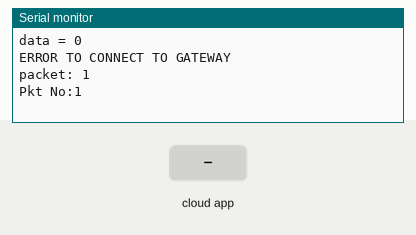
The sketch below on a simulated ESP8266 (NodeMCU). Shown: the last lines printed to the serial monitor. The test bench sets the inputs (shaded band). WiFi joins after 1.5 s; servers stay silent unless stated; a WiFi scan finds three made-up networks; uploads are accepted with an empty reply; no radio packets arrive unless stated; the Firebase database answers and starts empty.

Above: at 3.8 s.
3.9 s: the phone or cloud app sets state to 1
At 4.9 s:
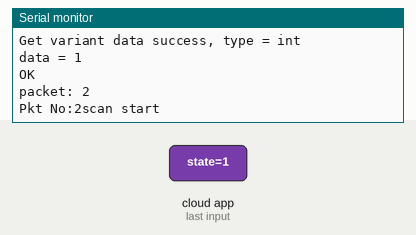
At 8.6 s:
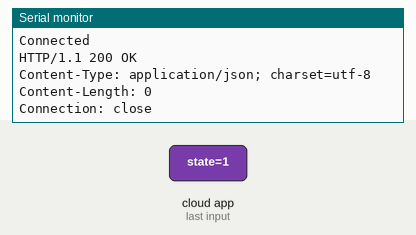

The sketch:

LoRaGpsESP.ino
```cpp
#include <ArduinoJson.h>
#include <SPI.h>
#include <LoRa.h>
#include <Wire.h>
#include <TinyGPS++.h>
#include <SoftwareSerial.h>
#include <ArduinoJson.h>
#include <LiquidCrystal.h>
#include<SoftwareSerial.h>
#include "FirebaseESP8266.h"
#include <FirebaseJson.h>
#include <ESP8266WiFi.h>

//define WiFe
#define FIREBASE_HOST "vtsapp-2523.firebaseio.com"
#define FIREBASE_AUTH "GQXX50iOzT8L3y8sstwzKQsbylLeOldnudLR51d9"
#define WIFI_SSID "yuzar"
#define WIFI_PASSWORD "12345670"

//define Tracker
String path="/vts";
String tracker_address = "192.168.153.430";
String tracker_key="ZXXvMsjdGKL";
String tracker ="RF408";

//Credentials for Google GeoLocation API...
const char* Host = "www.googleapis.com";
String thisPage = "/geolocation/v1/geolocate?key=";
String key = "AIzaSyBgUYeKArvs_TUHTXoHJFDu8GZX_jEsiM4";

int status = WL_IDLE_STATUS;
String jsonString = "{\n";

double latitude    = 0.0;
double longitude   = 0.0;
double accuracy    = 0.0;
int more_text = 1;
// set to 1 for more debug output

//define firebase
FirebaseData firebaseData;
FirebaseJson json;

//define gps
int RXPin = 0;
int TXPin = 5;
int GPSBaud = 9600;
TinyGPSPlus gps;
SoftwareSerial gpsSerial(RXPin, TXPin);

//define LoRa
#define ss 15
#define rst 16
#define dio0 2
int counter = 0;
int gate=0;
int gateway = 0;
int state_gate=0;
int state=0;

void setup()
{
  Serial.begin(9600);
  Serial.println("LoRa Sender");


  LoRa.setPins(ss, rst, dio0);
    if (!LoRa.begin(433E6)) {
    Serial.println("Starting LoRa failed!");
    delay(100);
    while (1);
  }
  LoRa.setSyncWord(0xF3);
  Serial.println("LoRa initializing OK....");
  delay(200);

  gpsSerial.begin(GPSBaud);
  Serial.print("connect to gps");
    while(!gpsSerial.available()>0){
      Serial.print(".___.");
      delay(300);
    }
  Serial.println("GPS initializing OK....");
  delay(200);

  Serial.println("connect to wife");
  WiFi.begin(WIFI_SSID, WIFI_PASSWORD);
  Serial.print("Connecting to Wi-Fi");
  while (WiFi.status() != WL_CONNECTED)
  {
    Serial.print(".");
    delay(300);
  }
  Serial.println();
  Serial.print("Connected with IP: ");
  Serial.println(WiFi.localIP());
  Serial.println();
  Serial.println("WiFe initializing OK....");

  Serial.println("linking to firebase realtime database...");
  Firebase.begin(FIREBASE_HOST, FIREBASE_AUTH);
  Firebase.reconnectWiFi(true);
  firebaseData.setBSSLBufferSize(1024, 1024);
  firebaseData.setResponseSize(1024);
  Firebase.setReadTimeout(firebaseData, 1000 * 60);
  Firebase.setwriteSizeLimit(firebaseData, "tiny");

  if(Firebase.get(firebaseData, path + "/gateway/state"))
  {
    //Success
    Serial.print("Get variant data success, type = ");
    Serial.println(firebaseData.dataType());

    if(firebaseData.dataType()=="int"){
      Serial.print("data = ");
      Serial.println(firebaseData.intData());
      while(gate > firebaseData.intData()){
          Serial.println("ERROR TO CONNECT TO GATEWAY");
        }

    }
  }

  delay(500);
}

int rand_data=0;
void loop()
{

  if(Firebase.get(firebaseData, path + "/gateway/state"))
  {
    //Success
    Serial.print("Get variant data success, type = ");
    Serial.println(firebaseData.dataType());

    if(firebaseData.dataType()=="int"){
      Serial.print("data = ");
      Serial.println(firebaseData.intData());
      if(gate<firebaseData.intData()){
          gate = firebaseData.intData();
          state_gate = 1;
          Serial.println("OK");
        }
      else{
          Serial.println("ERROR TO CONNECT TO GATEWAY");
          state_gate =0;
        }

    }
  }

   StaticJsonBuffer<2000> jsonBuffer;
   float latitudes = gps.location.lat();
   float longitudes = gps.location.lng();
   float locations = gps.location.age();
   float altitudes = gps.altitude.meters();
   float courses = gps.course.deg();
   float speeds = gps.speed.kmph();

   JsonObject& root = jsonBuffer.createObject();
                root["latitude"] = latitudes;
                root["longitude"] = longitudes;
                root["location"] = locations;
                root["speed"] = speeds;
                root["altitude"] = altitudes;
                root["distance"] = courses;
                root["address"] = tracker_address;
                root["key"] = tracker_key;
                root["tracker"] = tracker_key;


  if (gps.location.isValid())
  {
   // send gps packet
    Serial.print("Sending gps packet: ");
    LoRa.beginPacket();
    root.printTo(LoRa);
    LoRa.endPacket();
    Serial.print("pgs packet sent: ");
  }
  Serial.print("packet: ");
  Serial.println(counter);
  Serial.print(F("Pkt No:"));
  Serial.print(counter);

  // send packet
  if(gpsSerial.available()>0){
  if(state_gate == 1){
      displayInfo();
    }
  Serial.println(" ");
  Serial.println(" ");
//  LoRa.beginPacket();
//  LoRa.print(counter);
//  root.printTo(LoRa);
//  LoRa.endPacket();
  counter++;
  }
  delay(500);

}

void displayInfo()
{
  if (gps.location.isValid())
  {
    Serial.print("Latitude: ");
    float latitudes = gps.location.lat();
    Serial.println(latitudes, 6);
    Firebase.set(firebaseData, path + "/tracker/"+tracker+"/latitude", latitudes);
    Serial.print("Longitude: ");
    float longitudes = gps.location.lng();
    Serial.println(longitudes, 6);
    Firebase.set(firebaseData, path + "/tracker/"+tracker+"/longitude", longitudes);
    Serial.print("location: ");
    float locations = gps.location.age();
    Serial.println(gps.location.age(), 6);
    Firebase.set(firebaseData, path + "/tracker/"+tracker+"/location", locations);
    Serial.print("altitude: ");
    Serial.println(gps.altitude.meters());
    Firebase.set(firebaseData, path + "/tracker/"+tracker+"/altitude", gps.altitude.meters());
    Serial.print("course: ");
    Serial.println(gps.course.deg());
    Firebase.set(firebaseData, path + "/tracker/"+tracker+"/distance", gps.course.deg());
    Serial.print("speed: ");
    Serial.println(gps.speed.kmph());
    Firebase.set(firebaseData, path + "/tracker/"+tracker+"/speed", gps.speed.kmph());
    Firebase.set(firebaseData, path + "/tracker/"+tracker+"/tracker_address", tracker_address);
    Firebase.set(firebaseData, path + "/tracker/"+tracker+"/tracker_key", tracker_key);
    Firebase.set(firebaseData, path + "/tracker/"+tracker+"/status", 2);

  }
  else
  {
    gpsbackup();
  }

  Serial.print("Date: ");
  if (gps.date.isValid())
  {
    Serial.print(gps.date.month());
    Serial.print("/");
    Serial.print(gps.date.day());
    Serial.print("/");
    Serial.println(gps.date.year());
  }
  else
  {
    Serial.println("Not Available");
  }

  Serial.print("Time: ");
  if (gps.time.isValid())
  {
    if (gps.time.hour() < 10) Serial.print(F("0"));
    Serial.print(gps.time.hour());
    Serial.print(":");
    if (gps.time.minute() < 10) Serial.print(F("0"));
    Serial.print(gps.time.minute());
    Serial.print(":");
    if (gps.time.second() < 10) Serial.print(F("0"));
    Serial.print(gps.time.second());
    Serial.print(".");
    if (gps.time.centisecond() < 10) Serial.print(F("0"));
    Serial.println(gps.time.centisecond());
  }
  else
  {
    Serial.println("Not Available");
  }

  Serial.println();
  Serial.println();

  state++;
  delay(500);
}

void gpsbackup(){
  char bssid[6];
  DynamicJsonBuffer jsonBuffer;
  Serial.println("scan start");
  // WiFi.scanNetworks will return the number of networks found
  int n = WiFi.scanNetworks();
  Serial.println("scan done");
  if (n == 0)
    Serial.println("no networks found");
  else
  {
    Serial.print(n);
    Serial.println(" networks found...");

    if (more_text) {
      // Print out the formatted json...
      Serial.println("{");
      Serial.println("\"homeMobileCountryCode\": 234,");  // this is a real UK MCC
      Serial.println("\"homeMobileNetworkCode\": 27,");   // and a real UK MNC
      Serial.println("\"radioType\": \"gsm\",");          // for gsm
      Serial.println("\"carrier\": \"Vodafone\",");       // associated with Vodafone
      //Serial.println("\"cellTowers\": [");                // I'm not reporting any cell towers
      //Serial.println("],");
      Serial.println("\"wifiAccessPoints\": [");
      for (int i = 0; i < n; ++i)
      {
        Serial.println("{");
        Serial.print("\"macAddress\" : \"");
        Serial.print(WiFi.BSSIDstr(i));
        Serial.println("\",");
        Serial.print("\"signalStrength\": ");
        Serial.println(WiFi.RSSI(i));
        if (i < n - 1)
        {
          Serial.println("},");
        }
        else
        {
          Serial.println("}");
        }
      }
      Serial.println("]");
      Serial.println("}");
    }
    Serial.println(" ");
  }
  // now build the jsonString...
  jsonString = "{\n";
  jsonString += "\"homeMobileCountryCode\": 234,\n"; // this is a real UK MCC
  jsonString += "\"homeMobileNetworkCode\": 27,\n";  // and a real UK MNC
  jsonString += "\"radioType\": \"gsm\",\n";         // for gsm
  jsonString += "\"carrier\": \"Vodafone\",\n";      // associated with Vodacom Ltd
  jsonString += "\"wifiAccessPoints\": [\n";
  for (int j = 0; j < n; ++j)
  {
    jsonString += "{\n";
    jsonString += "\"macAddress\" : \"";
    jsonString += (WiFi.BSSIDstr(j));
    jsonString += "\",\n";
    jsonString += "\"signalStrength\": ";
    jsonString += WiFi.RSSI(j);
    jsonString += "\n";
    if (j < n - 1)
    {
      jsonString += "},\n";
    }
    else
    {
      jsonString += "}\n";
    }
  }
  jsonString += ("]\n");
  jsonString += ("}\n");
  //--------------------------------------------------------------------

  Serial.println("");

  WiFiClientSecure client;
  client.setInsecure();
  delay(500);

  //Connect to the client and make the api call
  Serial.print("Requesting URL: ");
  Serial.println("https://" + (String)Host + thisPage + "AIzaSyBgUYeKArvs_TUHTXoHJFDu8GZX_jEsiM4");
  Serial.println(" ");
  if (client.connect(Host, 443)) {
    Serial.println("Connected");
    client.println("POST " + thisPage + key + " HTTP/1.1");
    client.println("Host: " + (String)Host);
    client.println("Connection: close");
    client.println("Content-Type: application/json");
    client.println("User-Agent: Arduino/1.0");
    client.print("Content-Length: ");
    client.println(jsonString.length());
    client.println();
    client.print(jsonString);
    delay(500);
  }

  //Read and parse all the lines of the reply from server
  while (client.available()) {
    String line = client.readStringUntil('\r');
    if (more_text) {
      Serial.print(line);
    }
    JsonObject& root = jsonBuffer.parseObject(line);
    if (root.success()) {
      latitude    = root["location"]["lat"];
      longitude   = root["location"]["lng"];
      accuracy   = root["accuracy"];
    }
  }

  Serial.println("closing connection");
  Serial.println();
  client.stop();

  Serial.print("Latitude = ");
  Serial.println(latitude, 6);
  Serial.print("Longitude = ");
  Serial.println(longitude, 6);
  Serial.print("Accuracy = ");
  Serial.println(accuracy);

   state =2;

    Serial.println("Location: GPS backup");

    Firebase.set(firebaseData, path + "/tracker/"+tracker+"/latitude", latitude);
    Firebase.set(firebaseData, path + "/tracker/"+tracker+"/longitude", longitude);
    Firebase.set(firebaseData, path + "/tracker/"+tracker+"/status", state);
    Firebase.set(firebaseData, path + "/tracker/"+tracker+"/tracker_address", tracker_address);
    Firebase.set(firebaseData, path + "/tracker/"+tracker+"/tracker_key", tracker_key);

  }
```

Measured:
- after the input at 3.9 s, the serial monitor: prints a new line after 0.25 s (image 1)
